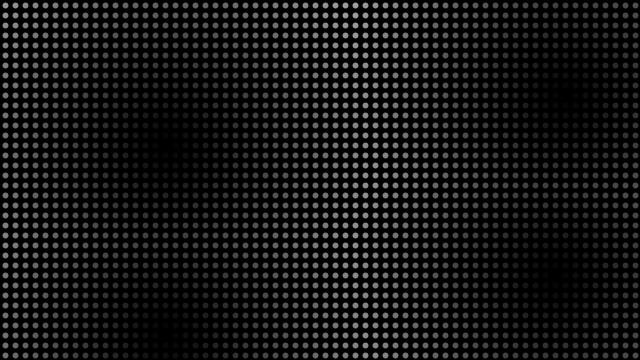
Frame 1 (no input)
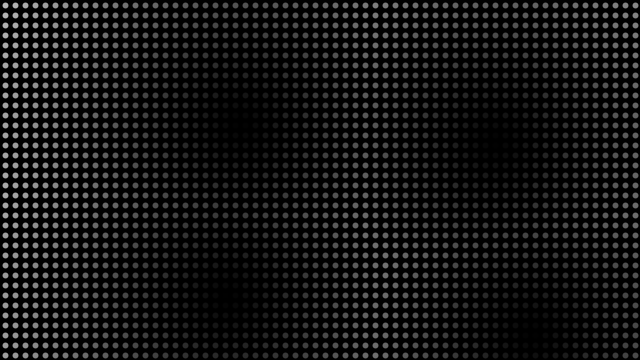
Frame 60 (the mouse pressed at the canvas centre just before this capture)
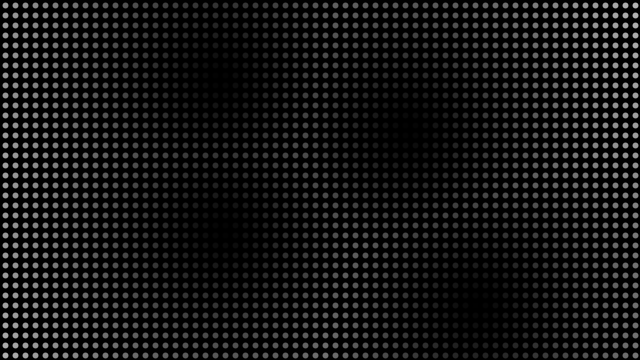
Frame 120 (the mouse held since frame 60 and released just before this capture)

The Processing sketch that drew these frames (run headless with seeded random() and noise(); from frame 60 on, the mouse is pressed at the canvas centre):

// Processing sketch: array2D
// ── array2D.pde
/**
 * Array 2D - Múltiples Agujeros Negros Dinámicos.
 * Los centros de atracción se mueven de forma orgánica por la pantalla,
 * recalculando la distancia en tiempo real para cada fotograma.
 */

// Variable para almacenar la distancia máxima de referencia y normalizar los colores
float maxDistance;
// Espaciado o densidad entre cada punto dibujado en la pantalla
int spacer;

/**
 * Configuración inicial del sketch.
 * Se ejecuta una sola vez al inicio del programa.
 */
void setup() {
  size(640, 360); // Define el tamaño de la ventana gráfica
  maxDistance = dist(0, 0, width/2, height/2); // Calcula la distancia de referencia máxima
  spacer = 10;          // Establece la separación entre los puntos de la malla
  strokeWeight(6);      // Define el grosor visual de cada punto renderizado
  // Se omite noLoop() para permitir que el método draw() se ejecute de forma continua y anime los centros
}

/**
 * Bucle de dibujo principal.
 * Se ejecuta fotograma a fotograma animando los focos de atracción y recalculando la matriz visual.
 */
void draw() {
  background(0); // Limpia la pantalla pintando un fondo de color negro puro
  
  // Variable de tiempo 't' basada en frameCount para controlar la velocidad del movimiento orgánico
  float t = frameCount * 0.02; 
  
  // Coordenadas dinámicas (X, Y) para el primer centro de atracción usando funciones trigonométricas
  float cx1 = width * 0.25 + sin(t) * 80;
  float cy1 = height * 0.25 + cos(t * 0.8) * 50;
  
  // Coordenadas dinámicas (X, Y) para el segundo centro de atracción
  float cx2 = width * 0.75 + cos(t * 1.2) * 80;
  float cy2 = height * 0.25 + sin(t) * 50;
  
  // Coordenadas dinámicas (X, Y) para el tercer centro de atracción
  float cx3 = width * 0.25 + sin(t * 0.9) * 70;
  float cy3 = height * 0.75 + cos(t) * 60;
  
  // Coordenadas dinámicas (X, Y) para el cuarto centro de atracción
  float cx4 = width * 0.75 + cos(t * 0.7) * 70;
  float cy4 = height * 0.75 + sin(t * 1.1) * 60;

  // Bucle anidado para recorrer la pantalla en intervalos definidos por el espaciador
  for (int y = 0; y < height; y += spacer) {
    for (int x = 0; x < width; x += spacer) {
      
      // Calcula la distancia euclidiana del punto actual (x, y) a cada uno de los 4 centros en movimiento
      float d1 = dist(cx1, cy1, x, y);
      float d2 = dist(cx2, cy2, x, y);
      float d3 = dist(cx3, cy3, x, y);
      float d4 = dist(cx4, cy4, x, y);
      
      // Utiliza funciones min() anidadas para obtener la distancia más corta hacia el centro más cercano
      float minDist = min(min(d1, d2), min(d3, d4));
      
      // Normaliza la distancia obtenida y la escala al rango de color de 0 a 255
      float c = minDist / maxDistance * 255;
      
      // Asigna el color resultante al trazo y dibuja el punto centrado en su celda correspondiente
      stroke(c);
      point(x + spacer/2, y + spacer/2);
    }
  }
}
